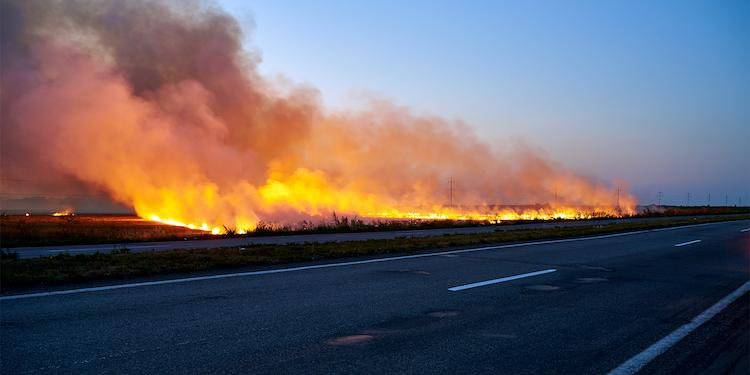
#> input picture CS314  Image Processing Practical (1)/Assignment 05 - Image Enhancements/fire.jpg, 750 x 375 px
$ python q1.py
#> lines starting #> are read from the running program, lines starting #| are printed output that depends on the picture; after the words box and inside, x2 and y2 are one past the last pixel; in counts of white or black regions, pixels touching at a corner belong together
import cv2
import numpy as np
import matplotlib.pyplot as plt


##read image
img=cv2.imread('fire.jpg',cv2.IMREAD_COLOR)
#> img is the input picture: shape (375, 750, 3); mean B, G, R 103.8, 97.5, 104.5
img=cv2.cvtColor(img,cv2.COLOR_BGR2RGB)

#split to hsv
h,s,v=cv2.split(cv2.cvtColor(img,cv2.COLOR_RGB2HSV))
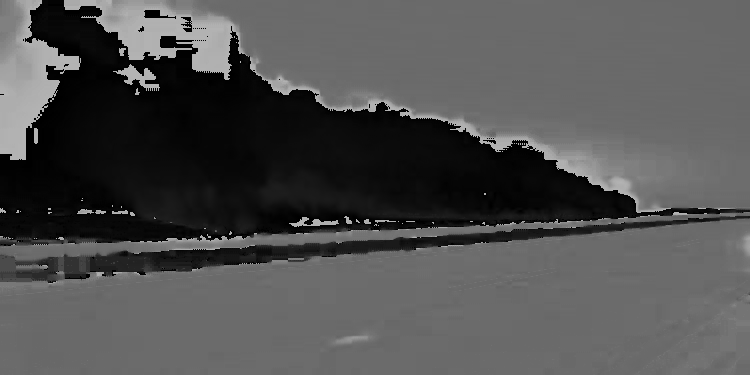
#> h: shape (375, 750); min 0, max 179, mean 80.6
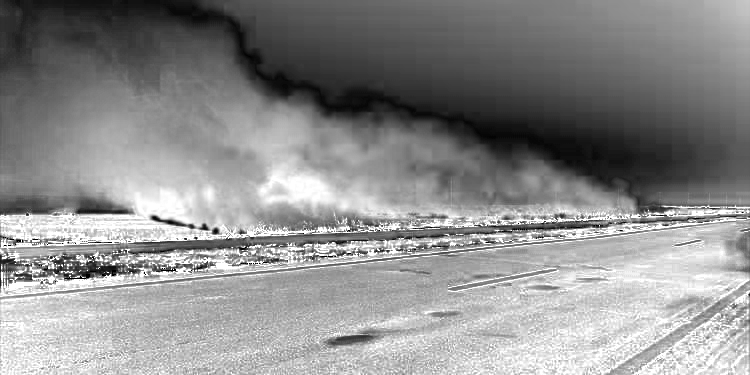
#> s: shape (375, 750); min 0, max 255, mean 141.1
eq_v=cv2.equalizeHist(v)
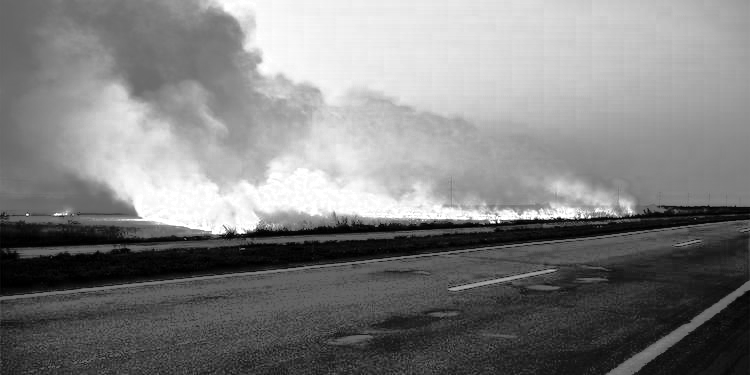
#> eq_v: shape (375, 750); min 0, max 255, mean 128.2

##merge
eq_img=cv2.merge([h,s,eq_v])
#> eq_img: shape (375, 750, 3); mean H, S, V 80.6, 141.1, 128.2
eq_img=cv2.cvtColor(eq_img,cv2.COLOR_HSV2RGB)
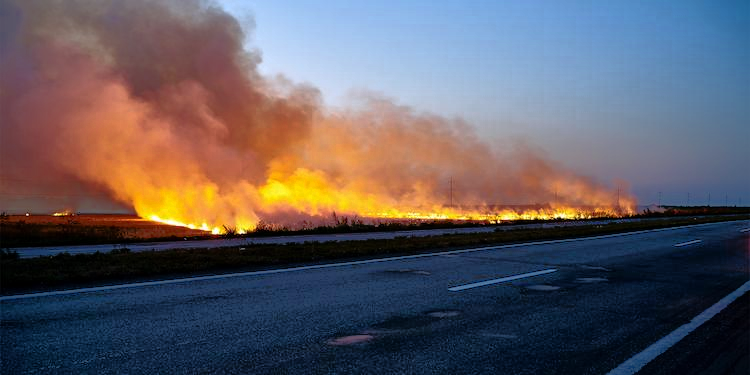
#> eq_img: shape (375, 750, 3); mean R, G, B 96.5, 90.7, 97.5

##threshold
# through trail and error Threshold value was selected as 200
ret,thresh=cv2.threshold(eq_img,200,255,cv2.THRESH_BINARY_INV)
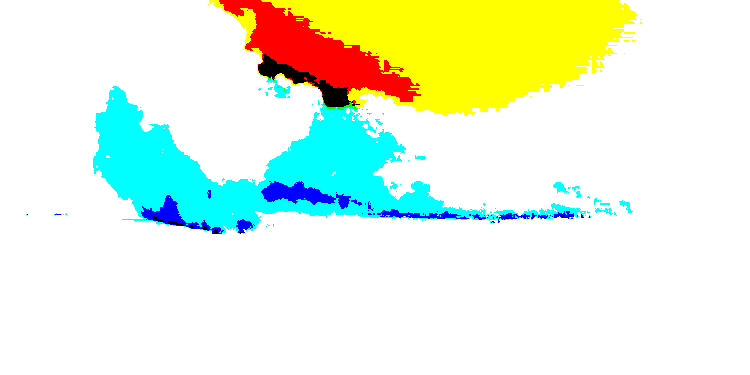
#> thresh: shape (375, 750, 3); mean R, G, B 230, 244.4, 222.7

##mask
mask=cv2.inRange(thresh,(0,0,255),(0,255,255))
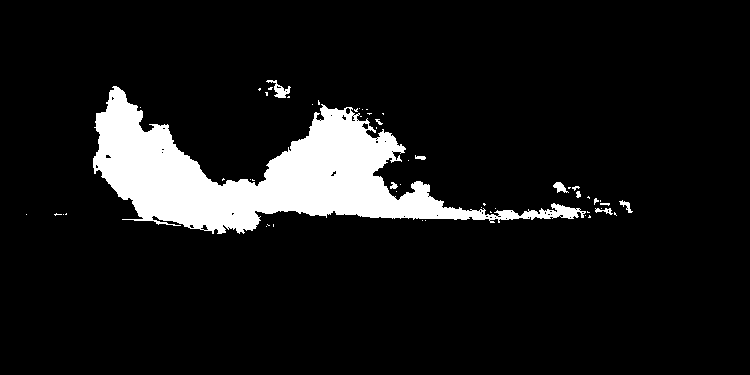
#> mask: shape (375, 750); 9.3% white; 54 white regions (43 under 20 px), largest, box (x1, y1, x2, y2) and area: (93, 86, 586, 234) 25343, (266, 80, 291, 98) 170, (553, 182, 569, 193) 93

##applying a mask to the image
result=cv2.bitwise_and(eq_img,eq_img,mask=mask)
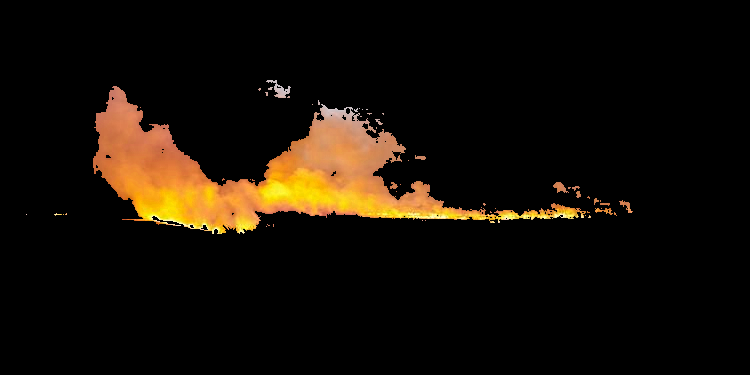
#> result: shape (375, 750, 3); mean R, G, B 21.3, 14.3, 6

plt.subplot(1,3,1)
plt.title('Original')
plt.imshow(img)
plt.xticks([]),plt.yticks([])

plt.subplot(1,3,2)
plt.title('Mask')
plt.imshow(mask,cmap='Greys_r')
plt.xticks([]),plt.yticks([])

plt.subplot(1,3,3)
plt.title('Result')
plt.imshow(result)
plt.xticks([]),plt.yticks([])

plt.show()

$ run again, with CS314  Image Processing Practical (1)/Assignment 05 - Image Enhancements/1.jpg copied over CS314  Image Processing Practical (1)/Assignment 05 - Image Enhancements/fire.jpg
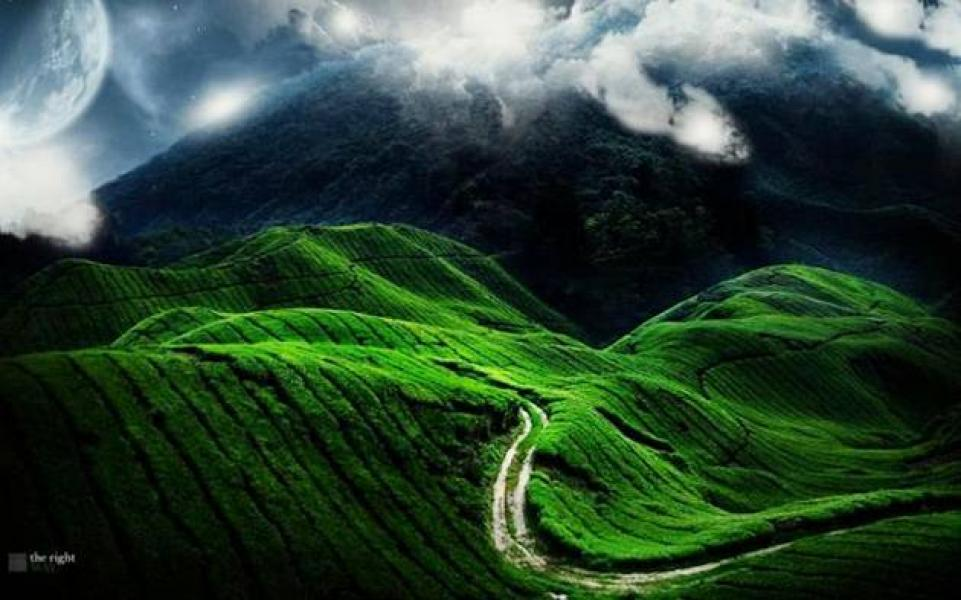
#> input picture CS314  Image Processing Practical (1)/Assignment 05 - Image Enhancements/1.jpg, 961 x 600 px
#> img is the input picture: shape (600, 961, 3); mean B, G, R 53.5, 71.2, 46.6
#> `ret,thresh=cv2.threshold(eq_img,200,255,cv2.THRESH_BINARY_INV)`:
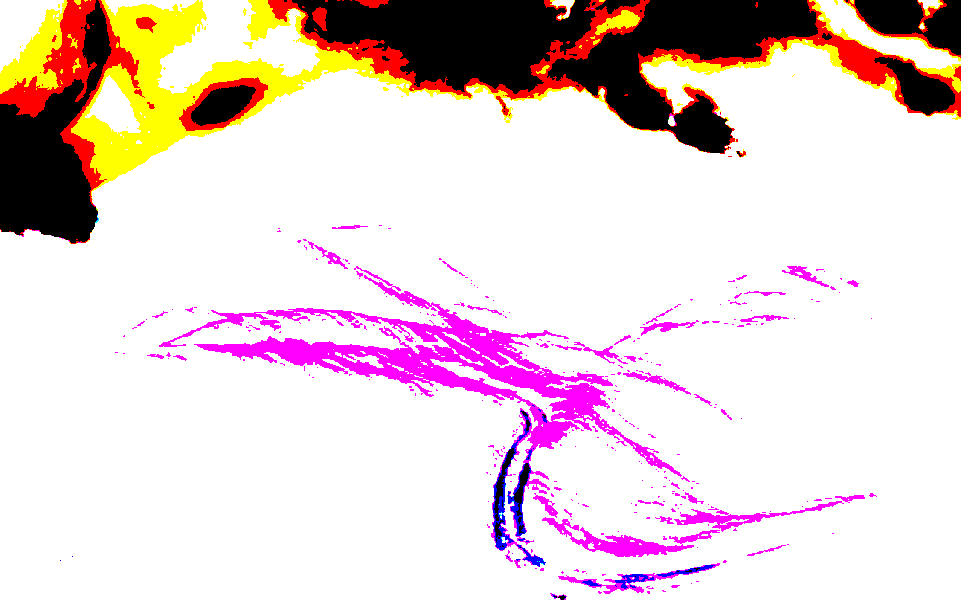
#> thresh: shape (600, 961, 3); mean R, G, B 230.1, 210.7, 212.3
#> `mask=cv2.inRange(thresh,(0,0,255),(0,255,255))`:
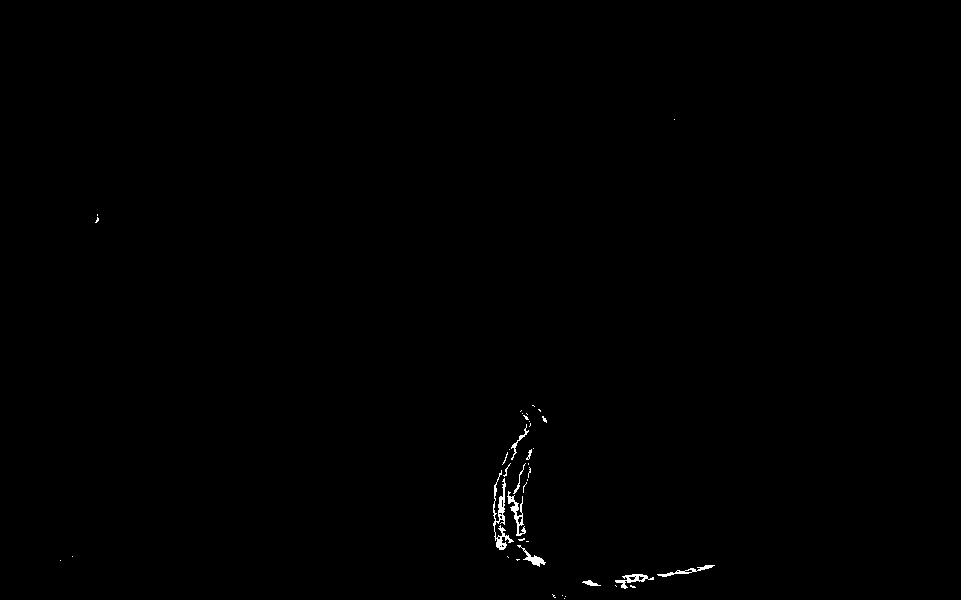
#> mask: shape (600, 961); 0.29% white in thin lines or dots, all inside (x1, y1, x2, y2) = (60, 119, 715, 599)
